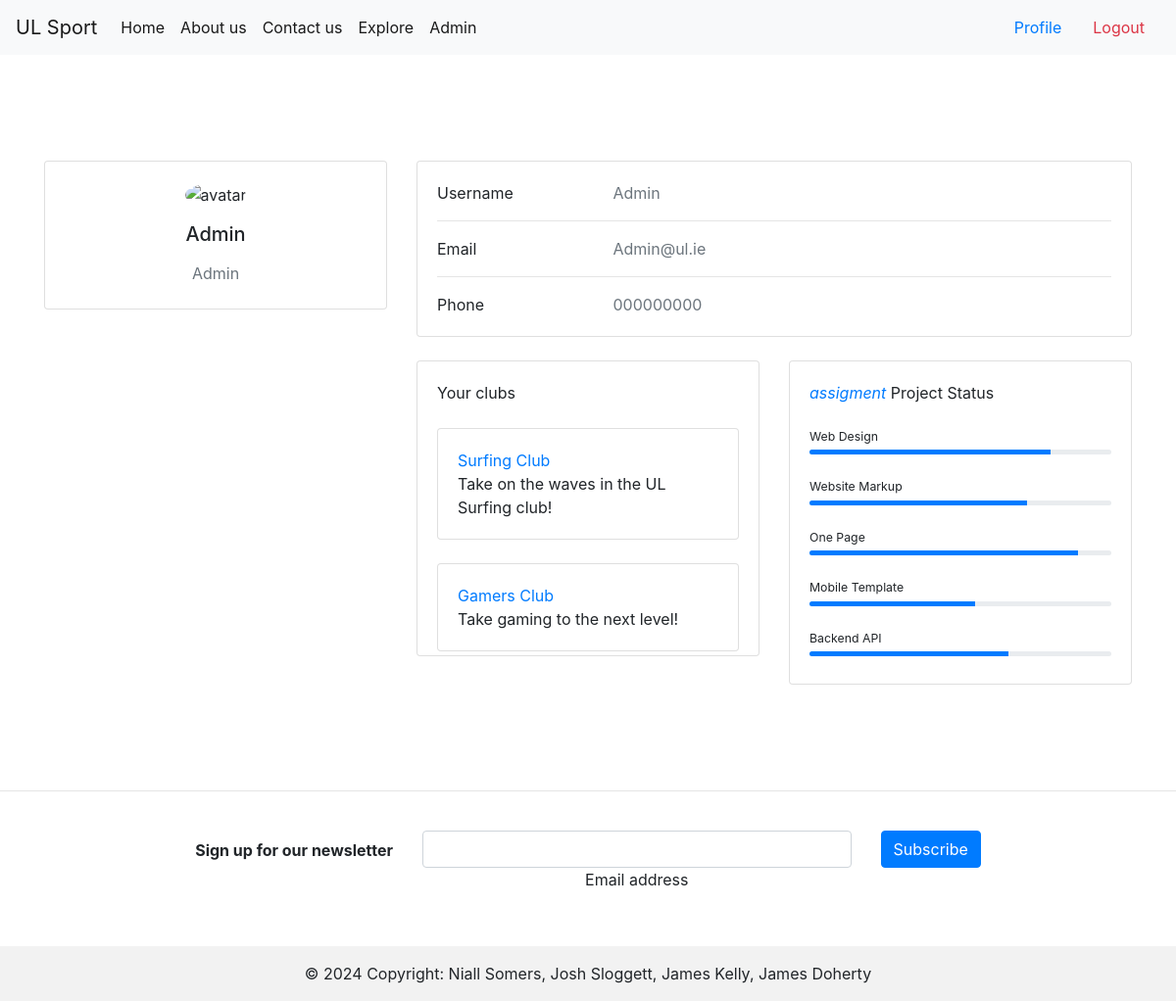
Screenshot of /profile (signed in) with the database file from the repository.
### tables this page shows
CREATE TABLE Users (
    UserID INTEGER PRIMARY KEY AUTOINCREMENT,
    Username TEXT NOT NULL,
    Password TEXT NOT NULL,
    Contact TEXT NOT NULL,
    Email TEXT NOT NULL,
    Role TEXT NOT NULL,
    ApprovalStatus TEXT DEFAULT 'Pending',
    CreatedAt TIMESTAMP DEFAULT CURRENT_TIMESTAMP,
    UpdatedAt TIMESTAMP DEFAULT CURRENT_TIMESTAMP
);

CREATE TABLE Clubs (
    ClubID INTEGER PRIMARY KEY AUTOINCREMENT,
    Name TEXT NOT NULL,
    Description TEXT,
    ValidityStatus TEXT NOT NULL,
    CoordinatorID INTEGER,
    CreatedAt TIMESTAMP DEFAULT CURRENT_TIMESTAMP,
    UpdatedAt TIMESTAMP DEFAULT CURRENT_TIMESTAMP,
    FOREIGN KEY (CoordinatorID) REFERENCES Users(UserID)
);

### auth.py (the view)
@login_required
def profile():
    conn = db.connect('db/user_data.db')
    cursor = conn.cursor()
    cursor.execute('SELECT ClubID FROM ClubMemberships WHERE UserID = ?', (current_user.id,))
    clubIDs = cursor.fetchall()
    clubs = []
    for clubID in clubIDs:
        cursor.execute('SELECT * FROM Clubs WHERE ClubID = ?', clubID)
        club = cursor.fetchone()
        clubs.append(club)
    print(clubs)
    return render_template('/profile.html', clubs=clubs)

### app.py (called while the page is built, shortened)
@login_manager.user_loader
def load_user(user_id):
    conn = db.connect('db/user_data.db')
    cursor = conn.cursor()
    cursor.execute('SELECT * FROM Users WHERE UserID = ?', (user_id,))
    user_data = cursor.fetchone()
    conn.close()
    if user_data:
        return auth.User(user_data[0], user_data[1])

@app.context_processor
def utility_processor():
    def current_user_data():
        if current_user.is_authenticated:
            conn = db.connect('db/user_data.db')
            cursor = conn.cursor()
            cursor.execute('SELECT * FROM Users WHERE UserID = ?', (current_user.id,))
            currentUsrData = cursor.fetchone()
            userData = auth.USERDATA(
                currentUsrData[1],
                currentUsrData[3],
                currentUsrData[4],
                currentUsrData[5],
                currentUsrData[6]
            )
            print(userData.role)
            return userData
    return dict(user_data=current_user_data())

### templates/profile.html (shortened to what this page needs)
{% extends "base.html" %}
{% block content %}
<section>
    <div class="container py-5">
      <div class="row">
        <div class="col-lg-4">
          <div class="card mb-4">
            <div class="card-body text-center">
              <img src="https://mdbcdn.b-cdn.net/img/Photos/new-templates/bootstrap-chat/ava3.webp" alt="avatar"
                class="rounded-circle img-fluid" style="width: 150px;">
              <h5 class="my-3">{{ user_data.username }}</h5>
              <p class="text-muted mb-1">{{ user_data.role}}</p>
            </div>
          </div>
        </div>
        <div class="col-lg-8">
          <div class="card mb-4">
            <div class="card-body">
              <div class="row">
                <div class="col-sm-3">
                  <p class="mb-0">Username</p>
                </div>
                <div class="col-sm-9">
                  <p class="text-muted mb-0">{{ user_data.username }}</p>
                </div>
              </div>
              <hr>
              <div class="row">
                <div class="col-sm-3">
                  <p class="mb-0">Email</p>
                </div>
                <div class="col-sm-9">
                  <p class="text-muted mb-0">{{ user_data.email }}</p>
                </div>
              </div>
              <hr>
              <div class="row">
                <div class="col-sm-3">
                  <p class="mb-0">Phone</p>
                </div>
                <div class="col-sm-9">
                  <p class="text-muted mb-0">{{ user_data.mobile }}</p>
                </div>
              </div>
            </div>
          </div>
          <div class="row">
            <div class="col-md-6">
              <div class="card mb-4 mb-md-0">
                <div class="card-body" style="overflow: auto; height: 300px;">
                  <p class="mb-4"> Your clubs
                  </p>
                  {% for club in clubs %}
                  <div class="card">
                  <div class="card-body">
                    <a class="card-title" href="{{url_for('explore')}}">{{club[1]}}</a>
                    <p class="card-text">{{club[2]}}</p>
                  </div>
                </div>
                  <br>
                  {% endfor %}
                </div>
              </div>
            </div>
            <div class="col-md-6">
              <div class="card mb-4 mb-md-0">
                <div class="card-body">
                  <p class="mb-4"><span class="text-primary font-italic me-1">assigment</span> Project Status
                  </p>
                  <p class="mb-1" style="font-size: .77rem;">Web Design</p>
                  <div class="progress rounded" style="height: 5px;">
                    <div class="progress-bar" role="progressbar" style="width: 80%" aria-valuenow="80"
                      aria-valuemin="0" aria-valuemax="100"></div>
                  </div>
                  <p class="mt-4 mb-1" style="font-size: .77rem;">Website Markup</p>
                  <div class="progress rounded" style="height: 5px;">
                    <div class="progress-bar" role="progressbar" style="width: 72%" aria-valuenow="72"
                      aria-valuemin="0" aria-valuemax="100"></div>
                  </div>
                  <p class="mt-4 mb-1" style="font-size: .77rem;">One Page</p>
                  <div class="progress rounded" style="height: 5px;">
                    <div class="progress-bar" role="progressbar" style="width: 89%" aria-valuenow="89"
                      aria-valuemin="0" aria-valuemax="100"></div>
                  </div>
                  <p class="mt-4 mb-1" style="font-size: .77rem;">Mobile Template</p>
                  <div class="progress rounded" style="height: 5px;">
                    <div class="progress-bar" role="progressbar" style="width: 55%" aria-valuenow="55"
                      aria-valuemin="0" aria-valuemax="100"></div>
                  </div>
                  <p class="mt-4 mb-1" style="font-size: .77rem;">Backend API</p>
                  <div class="progress rounded mb-2" style="height: 5px;">
                    <div class="progress-bar" role="progressbar" style="width: 66%" aria-valuenow="66"
                      aria-valuemin="0" aria-valuemax="100"></div>
                  </div>
                </div>
              </div>
            </div>
          </div>
        </div>
      </div>
    </div>
  </section>
{% endblock %}

### templates/base.html (style rules this page uses)
body { min-height: 100vh; overflow-x: hidden; }

### rows the page displays
Users: username "Admin", role "Admin", email "Admin@ul.ie", mobile "000000000"
Clubs: Name "Surfing Club", Description "Take on the waves in the UL Surfing club!"
Clubs: Name "Gamers Club", Description "Take gaming to the next level!"
